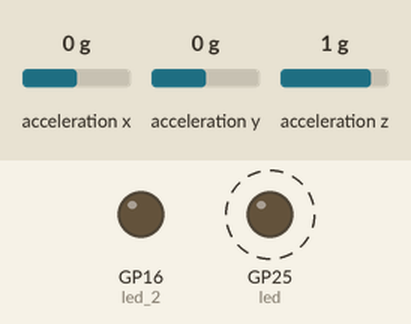
Simulated run of this program. Board: Raspberry Pi Pico running CircuitPython. On the bench: output pins drawn as LEDs (lit = HIGH). Dashed ring = blinking. The test bench sets the inputs (shaded band); at power-on: acceleration z 1 g, acceleration x 0 g, acceleration y 0 g. Files the program writes start out absent.

Above: at 1.2 s.
1.3 s: acceleration z set to 0.1 g
4.3 s: acceleration z set to -0.2 g
At 4.61 s:
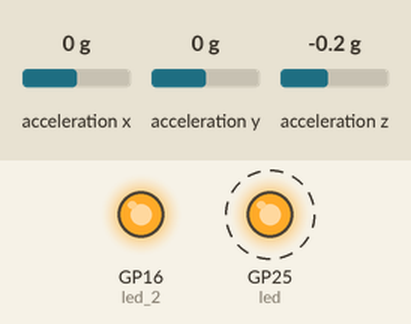
7.3 s: acceleration z set to 0 g
At 7.59 s:
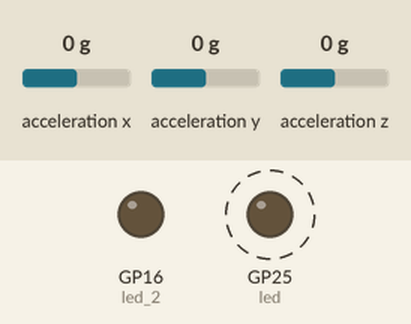
10.3 s: acceleration z set to -1.4 g
At 10.74 s:
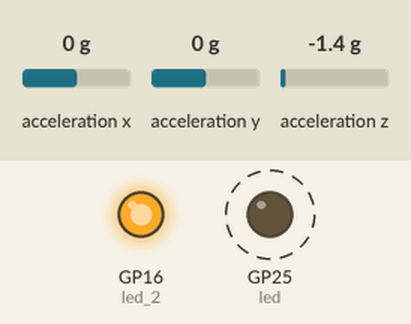
Timing chart, 0 to 14.3 s (numbered marks = the images above; inputs shaded):
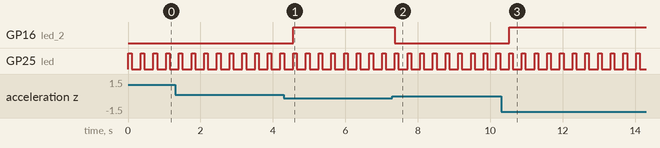

The program:

storage.py
```python
# Ignore type checking for this script
# This is useful for cases where type hints might not be fully supported or causing issues
# The `# type: ignore` comment tells the type checker to ignore the type hinting in this file
# It's typically used in scenarios where the code is more dynamic or interacts with hardware

# Import necessary libraries and modules
import board
import busio
import adafruit_mpu6050
import digitalio
import time
import storage

# Define the pin for the built-in LED
led_pin = board.LED
led = digitalio.DigitalInOut(led_pin)
led.direction = digitalio.Direction.OUTPUT

# Define the pin for an additional LED (led_2)
led_2_pin = board.GP16
led_2 = digitalio.DigitalInOut(led_2_pin)
led_2.direction = digitalio.Direction.OUTPUT

# Define pins for I2C communication
sda_pin = board.GP14
scl_pin = board.GP15
i2c = busio.I2C(scl_pin, sda_pin)

# Initialize MPU6050 sensor object for gyroscope and accelerometer data
mpu = adafruit_mpu6050.MPU6050(i2c)

# Function to check if the device is tilted based on acceleration data
def is_tilted(acceleration, tilt_threshold):
    x_acceleration, y_acceleration, z_acceleration = acceleration
    return z_acceleration < -tilt_threshold

# Open or create a CSV file for data logging
with open("/data.csv", "a") as datalog:
    while True:
        time_elapsed = time.monotonic()

        acceleration = mpu.acceleration
        x_acceleration, y_acceleration, z_acceleration = acceleration

        tilt_threshold = 0.45  # Threshold for considering the device tilted
        tilt = 1 if is_tilted(acceleration, tilt_threshold) else 0

        # Control the state of led_2 based on z_acceleration
        if z_acceleration < -tilt_threshold:
            led_2.value = True
        else:
            led_2.value = False

        # Format data and write it to the CSV file
        data_string = f"{time_elapsed:.2f},{x_acceleration:.3f},{y_acceleration:.3f},{z_acceleration:.3f},{tilt}\n"
        datalog.write(data_string)

        # Blink the built-in LED
        led.value = True
        time.sleep(0.1)
        led.value = False

        datalog.flush()  # Flush the buffer to ensure data is written to the file

        time.sleep(0.25)  # Pause to control the loop speed
```

Measured:
- the behaviour switches between 0 and -0.1 g on acceleration z (found by bisection; images 0 and 1)
- after the input at 4.3 s, GP16 (led_2): LOW → HIGH after 0.26 s
- after the input at 7.3 s, GP16 (led_2): HIGH → LOW after 0.07 s
- after the input at 10.3 s, GP16 (led_2): LOW → HIGH after 0.22 s
- by itself, GP25 (led): alternates HIGH for 0.10 s and LOW for 0.25 s
